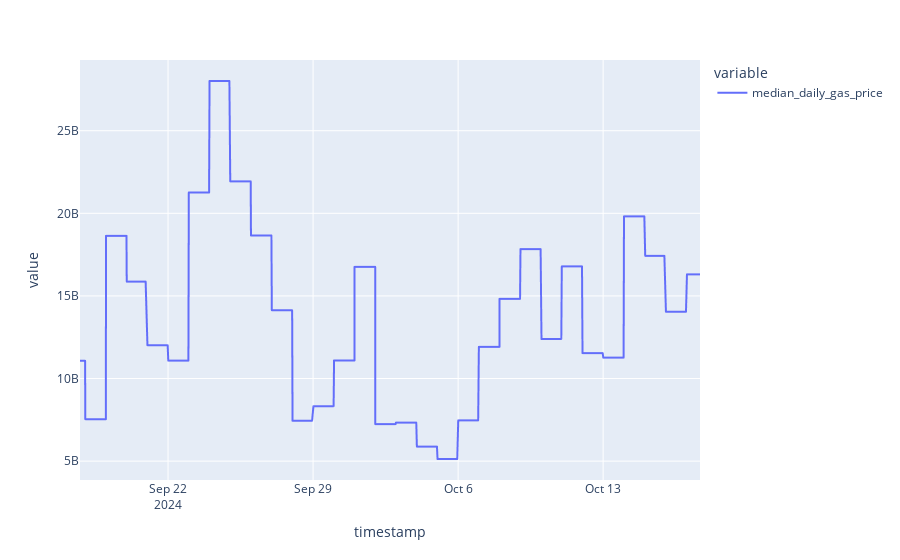

Write notebook code for a chart like this one.
### Code cell
px.line(keeper_df['median_daily_gas_price'])

### Figure 1 — Plotly figure (JSON) as saved in the notebook; plotly's stock layout.template omitted (floating-point values rounded to 4 significant figures; data arrays with more than 128 entries replaced by an {"elided": "..."} marker saying what was removed)
{"data": [{"hovertemplate": "variable=median_daily_gas_price<br>timestamp=%{x}<br>value=%{y}<extra></extra>", "legendgroup": "median_daily_gas_price", "line": {"color": "#636efa", "dash": "solid"}, "marker": {"symbol": "circle"}, "mode": "lines", "name": "median_daily_gas_price", "showlegend": true, "type": "scattergl", "x": {"elided": "2415 str values"}, "xaxis": "x", "y": {"elided": "2415 float values"}, "yaxis": "y"}], "layout": {"legend": {"title": {"text": "variable"}, "tracegroupgap": 0}, "margin": {"t": 60}, "xaxis": {"anchor": "y", "domain": [0, 1], "title": {"text": "timestamp"}}, "yaxis": {"anchor": "x", "domain": [0, 1], "title": {"text": "value"}}}}
